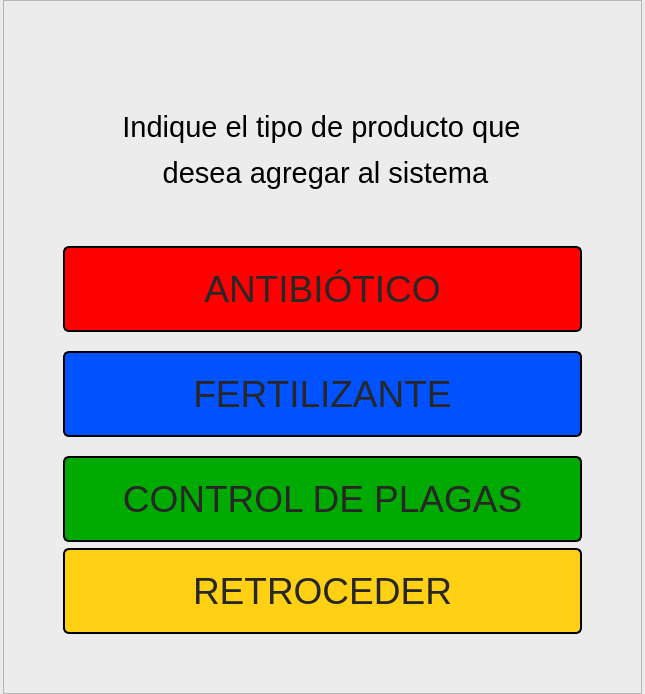
<?xml version="1.0" encoding="UTF-8"?>
<ui version="4.0">
 <class>Add_Product</class>
 <widget class="QMainWindow" name="Add_Product">
  <property name="geometry">
   <rect>
    <x>0</x>
    <y>0</y>
    <width>645</width>
    <height>694</height>
   </rect>
  </property>
  <property name="cursor">
   <cursorShape>ArrowCursor</cursorShape>
  </property>
  <property name="windowTitle">
   <string>Administrador de Vivero</string>
  </property>
  <property name="statusTip">
   <string/>
  </property>
  <property name="autoFillBackground">
   <bool>false</bool>
  </property>
  <widget class="QWidget" name="centralwidget">
   <property name="styleSheet">
    <string notr="true">QWidget{
	background-color: rgb(236, 236, 236)
}</string>
   </property>
   <layout class="QVBoxLayout" name="verticalLayout_2">
    <property name="spacing">
     <number>0</number>
    </property>
    <property name="leftMargin">
     <number>0</number>
    </property>
    <property name="topMargin">
     <number>0</number>
    </property>
    <property name="rightMargin">
     <number>0</number>
    </property>
    <property name="bottomMargin">
     <number>0</number>
    </property>
    <item alignment="Qt::AlignHCenter|Qt::AlignVCenter">
     <widget class="QFrame" name="frame">
      <property name="sizePolicy">
       <sizepolicy hsizetype="Preferred" vsizetype="Preferred">
        <horstretch>0</horstretch>
        <verstretch>0</verstretch>
       </sizepolicy>
      </property>
      <property name="layoutDirection">
       <enum>Qt::LeftToRight</enum>
      </property>
      <property name="styleSheet">
       <string notr="true">QPushButton{
	padding: 20;
	border:2px solid black;
	border-radius: 6px;
	color: rgb(39, 39, 39)
}

#Antibiotics{
	background-color: rgb(255, 0, 0);
}

#Antibiotics::hover{
	background-color: rgb(252, 104, 104);
	border:2px solid rgb(170, 0, 0);
}

#Antibiotics::pressed{
	background-color: rgb(255, 206, 206);
	border-color:gray;
}

#Fertilizers{
	background-color: rgb(0, 81, 255);
}

#Fertilizers::hover{
	background-color: rgb(72, 188, 250);
	border:2px solid rgb(0, 0, 127);
}

#Fertilizers::pressed{
	background-color: rgb(202, 246, 255);
	border-color:gray;
}

#Pest_Control{
	background-color: rgb(0, 170, 0);
}

#Pest_Control::hover{
	background-color: rgb(70, 224, 87);
	border: 2px solid rgb(0, 85, 0)
}

#Pest_Control::pressed{
	background-color: rgb(208, 255, 208);
	border-color:gray;
}

#Back_Button{
	background-color: rgb(255, 208, 20)
}

#Back_Button::hover{
	background-color: rgb(252, 225, 104);
	border-color: rgb(138, 113, 0);
}

#Back_Button::pressed{
	background-color: rgb(252, 241, 189);
	border-color:gray;
}

QPushButton::hover{
	background-color: rgb(85, 170, 255);
	color: white;
	border-width: 2px;
	border-color: rgb(0, 4, 255);
}

QPushButton::pressed{
	color: grey;
}

QFrame{
	padding: 50;
}</string>
      </property>
      <property name="frameShape">
       <enum>QFrame::StyledPanel</enum>
      </property>
      <property name="frameShadow">
       <enum>QFrame::Raised</enum>
      </property>
      <layout class="QVBoxLayout" name="verticalLayout">
       <property name="sizeConstraint">
        <enum>QLayout::SetDefaultConstraint</enum>
       </property>
       <item>
        <widget class="QLabel" name="Introduction">
         <property name="font">
          <font>
           <pointsize>18</pointsize>
          </font>
         </property>
         <property name="text">
          <string>&lt;html&gt;&lt;head/&gt;&lt;body&gt;&lt;p align=&quot;center&quot;&gt;&lt;span style=&quot; font-size:22pt;&quot;&gt;Indique el tipo de producto que &lt;/span&gt;&lt;/p&gt;&lt;p align=&quot;center&quot;&gt;&lt;span style=&quot; font-size:22pt;&quot;&gt;desea agregar al sistema&lt;/span&gt;&lt;/p&gt;&lt;/body&gt;&lt;/html&gt;</string>
         </property>
        </widget>
       </item>
       <item>
        <widget class="QPushButton" name="Antibiotics">
         <property name="enabled">
          <bool>true</bool>
         </property>
         <property name="sizePolicy">
          <sizepolicy hsizetype="Minimum" vsizetype="Fixed">
           <horstretch>0</horstretch>
           <verstretch>0</verstretch>
          </sizepolicy>
         </property>
         <property name="font">
          <font>
           <pointsize>28</pointsize>
          </font>
         </property>
         <property name="cursor">
          <cursorShape>PointingHandCursor</cursorShape>
         </property>
         <property name="toolTip">
          <string/>
         </property>
         <property name="statusTip">
          <string/>
         </property>
         <property name="whatsThis">
          <string/>
         </property>
         <property name="styleSheet">
          <string notr="true"/>
         </property>
         <property name="text">
          <string>ANTIBIÓTICO</string>
         </property>
        </widget>
       </item>
       <item>
        <spacer name="verticalSpacer_2">
         <property name="orientation">
          <enum>Qt::Vertical</enum>
         </property>
         <property name="sizeHint" stdset="0">
          <size>
           <width>20</width>
           <height>40</height>
          </size>
         </property>
        </spacer>
       </item>
       <item>
        <widget class="QPushButton" name="Fertilizers">
         <property name="font">
          <font>
           <pointsize>28</pointsize>
          </font>
         </property>
         <property name="cursor">
          <cursorShape>PointingHandCursor</cursorShape>
         </property>
         <property name="toolTip">
          <string/>
         </property>
         <property name="text">
          <string>FERTILIZANTE</string>
         </property>
        </widget>
       </item>
       <item>
        <spacer name="verticalSpacer">
         <property name="orientation">
          <enum>Qt::Vertical</enum>
         </property>
         <property name="sizeHint" stdset="0">
          <size>
           <width>20</width>
           <height>40</height>
          </size>
         </property>
        </spacer>
       </item>
       <item>
        <widget class="QPushButton" name="Pest_Control">
         <property name="sizePolicy">
          <sizepolicy hsizetype="Preferred" vsizetype="Fixed">
           <horstretch>0</horstretch>
           <verstretch>0</verstretch>
          </sizepolicy>
         </property>
         <property name="sizeIncrement">
          <size>
           <width>0</width>
           <height>0</height>
          </size>
         </property>
         <property name="font">
          <font>
           <pointsize>28</pointsize>
          </font>
         </property>
         <property name="cursor">
          <cursorShape>PointingHandCursor</cursorShape>
         </property>
         <property name="mouseTracking">
          <bool>false</bool>
         </property>
         <property name="tabletTracking">
          <bool>false</bool>
         </property>
         <property name="contextMenuPolicy">
          <enum>Qt::NoContextMenu</enum>
         </property>
         <property name="toolTip">
          <string/>
         </property>
         <property name="styleSheet">
          <string notr="true"/>
         </property>
         <property name="text">
          <string>CONTROL DE PLAGAS</string>
         </property>
         <property name="autoRepeat">
          <bool>false</bool>
         </property>
         <property name="autoDefault">
          <bool>false</bool>
         </property>
         <property name="default">
          <bool>false</bool>
         </property>
         <property name="flat">
          <bool>false</bool>
         </property>
        </widget>
       </item>
       <item>
        <widget class="QPushButton" name="Back_Button">
         <property name="font">
          <font>
           <pointsize>28</pointsize>
          </font>
         </property>
         <property name="text">
          <string>RETROCEDER</string>
         </property>
        </widget>
       </item>
      </layout>
     </widget>
    </item>
   </layout>
  </widget>
 </widget>
 <resources/>
 <connections/>
</ui>
